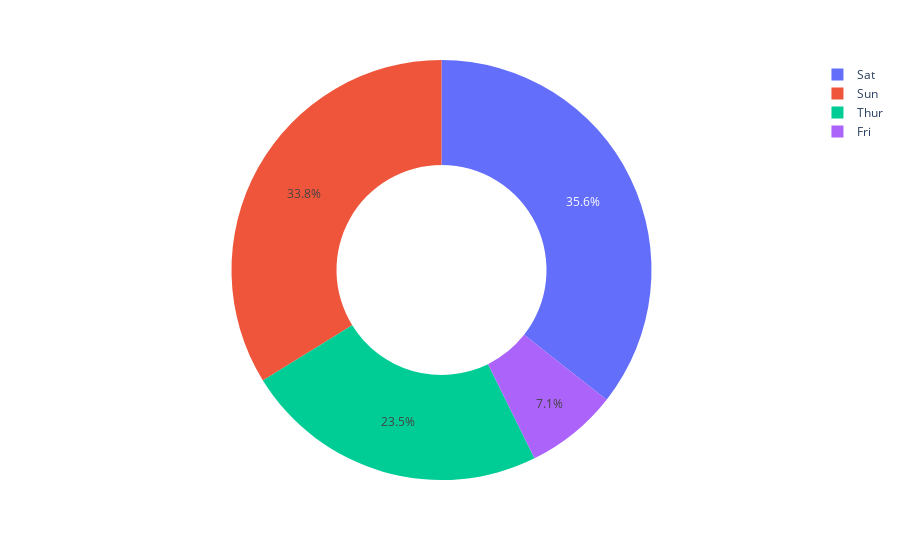

Notebook source saved alongside this figure:
### Code cell
# most days tip given to weiter
figure = px.pie(data,names='day',hole=0.5,values='tip')
figure.show()
print(data['day'].value_counts())
""" 
We can conclude that :
        First Highest Day of Tip giving is on Saturday 
        Second Highest Day of Tip giving is on Sunday
        Third Highest Day of Tip giving is on Thursday
         
"""

### Figure 1 — Plotly figure (JSON) as saved in the notebook; plotly's stock layout.template omitted (floating-point values rounded to 4 significant figures; data arrays with more than 128 entries replaced by an {"elided": "..."} marker saying what was removed)
{"data": [{"domain": {"x": [0, 1], "y": [0, 1]}, "hole": 0.5, "hovertemplate": "day=%{label}<br>tip=%{value}<extra></extra>", "labels": {"elided": "244 str values"}, "legendgroup": "", "name": "", "showlegend": true, "type": "pie", "values": {"elided": "244 float values"}}], "layout": {"legend": {"tracegroupgap": 0}, "margin": {"t": 60}}}
